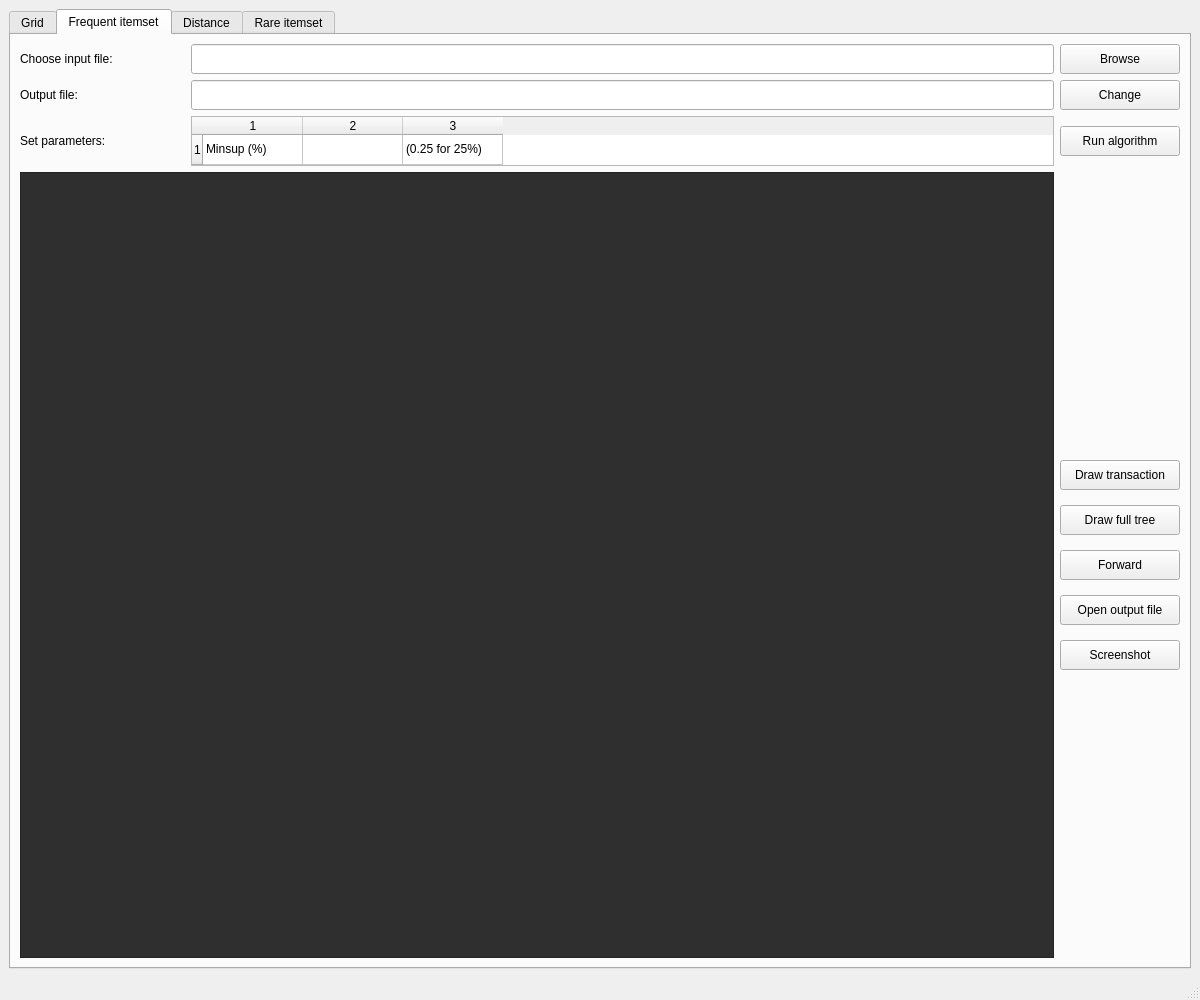
<?xml version="1.0" encoding="UTF-8"?>
<ui version="4.0">
 <class>MainWindow</class>
 <widget class="QMainWindow" name="MainWindow">
  <property name="geometry">
   <rect>
    <x>0</x>
    <y>0</y>
    <width>1200</width>
    <height>1000</height>
   </rect>
  </property>
  <property name="windowTitle">
   <string>MainWindow</string>
  </property>
  <widget class="QWidget" name="centralwidget">
   <layout class="QGridLayout" name="gridLayout">
    <item row="0" column="0">
     <widget class="QTabWidget" name="tabWidget">
      <property name="currentIndex">
       <number>1</number>
      </property>
      <property name="tabBarAutoHide">
       <bool>true</bool>
      </property>
      <widget class="QWidget" name="tab1">
       <attribute name="title">
        <string>Grid</string>
       </attribute>
      </widget>
      <widget class="QWidget" name="tab2">
       <attribute name="title">
        <string>Frequent itemset</string>
       </attribute>
       <layout class="QVBoxLayout" name="verticalLayout_2">
        <item>
         <layout class="QHBoxLayout" name="horizontalLayout">
          <item>
           <widget class="QLabel" name="freqInputFileLabel">
            <property name="minimumSize">
             <size>
              <width>165</width>
              <height>30</height>
             </size>
            </property>
            <property name="maximumSize">
             <size>
              <width>165</width>
              <height>30</height>
             </size>
            </property>
            <property name="styleSheet">
             <string notr="true">font: 9pt &quot;Serif&quot;;</string>
            </property>
            <property name="text">
             <string>Choose input file:</string>
            </property>
           </widget>
          </item>
          <item>
           <widget class="QLineEdit" name="freqInputFileLine">
            <property name="minimumSize">
             <size>
              <width>0</width>
              <height>30</height>
             </size>
            </property>
            <property name="maximumSize">
             <size>
              <width>16777215</width>
              <height>30</height>
             </size>
            </property>
            <property name="styleSheet">
             <string notr="true">font: 9pt &quot;Serif&quot;;</string>
            </property>
            <property name="readOnly">
             <bool>true</bool>
            </property>
           </widget>
          </item>
          <item>
           <widget class="QPushButton" name="freqBrowseButton">
            <property name="minimumSize">
             <size>
              <width>120</width>
              <height>30</height>
             </size>
            </property>
            <property name="maximumSize">
             <size>
              <width>120</width>
              <height>30</height>
             </size>
            </property>
            <property name="styleSheet">
             <string notr="true">font: 9pt &quot;Serif&quot;;</string>
            </property>
            <property name="text">
             <string>Browse</string>
            </property>
           </widget>
          </item>
         </layout>
        </item>
        <item>
         <layout class="QHBoxLayout" name="horizontalLayout_2">
          <item>
           <widget class="QLabel" name="freqOutputFileLabel">
            <property name="minimumSize">
             <size>
              <width>165</width>
              <height>30</height>
             </size>
            </property>
            <property name="maximumSize">
             <size>
              <width>165</width>
              <height>30</height>
             </size>
            </property>
            <property name="styleSheet">
             <string notr="true">font: 9pt &quot;Serif&quot;;</string>
            </property>
            <property name="text">
             <string>Output file:</string>
            </property>
           </widget>
          </item>
          <item>
           <widget class="QLineEdit" name="freqOutputFileLine">
            <property name="maximumSize">
             <size>
              <width>16777215</width>
              <height>30</height>
             </size>
            </property>
            <property name="styleSheet">
             <string notr="true">font: 9pt &quot;Serif&quot;;</string>
            </property>
            <property name="readOnly">
             <bool>true</bool>
            </property>
           </widget>
          </item>
          <item>
           <widget class="QPushButton" name="freqChangeButton">
            <property name="minimumSize">
             <size>
              <width>120</width>
              <height>30</height>
             </size>
            </property>
            <property name="maximumSize">
             <size>
              <width>120</width>
              <height>30</height>
             </size>
            </property>
            <property name="styleSheet">
             <string notr="true">font: 9pt &quot;Serif&quot;;</string>
            </property>
            <property name="text">
             <string>Change</string>
            </property>
           </widget>
          </item>
         </layout>
        </item>
        <item>
         <layout class="QHBoxLayout" name="horizontalLayout_4">
          <item>
           <widget class="QLabel" name="freqSetParametersLabel">
            <property name="minimumSize">
             <size>
              <width>165</width>
              <height>30</height>
             </size>
            </property>
            <property name="maximumSize">
             <size>
              <width>165</width>
              <height>30</height>
             </size>
            </property>
            <property name="styleSheet">
             <string notr="true">font: 9pt &quot;Serif&quot;;</string>
            </property>
            <property name="text">
             <string>Set parameters:</string>
            </property>
           </widget>
          </item>
          <item>
           <widget class="QTableWidget" name="freqParametersTable">
            <property name="sizePolicy">
             <sizepolicy hsizetype="Expanding" vsizetype="Minimum">
              <horstretch>0</horstretch>
              <verstretch>0</verstretch>
             </sizepolicy>
            </property>
            <property name="minimumSize">
             <size>
              <width>0</width>
              <height>50</height>
             </size>
            </property>
            <property name="maximumSize">
             <size>
              <width>16777215</width>
              <height>50</height>
             </size>
            </property>
            <property name="styleSheet">
             <string notr="true">font: 9pt &quot;Serif&quot;;</string>
            </property>
            <property name="rowCount">
             <number>1</number>
            </property>
            <property name="columnCount">
             <number>3</number>
            </property>
            <row/>
            <column/>
            <column/>
            <column/>
            <item row="0" column="0">
             <property name="text">
              <string>Minsup (%)</string>
             </property>
            </item>
            <item row="0" column="2">
             <property name="text">
              <string>(0.25 for 25%)</string>
             </property>
            </item>
           </widget>
          </item>
          <item>
           <widget class="QPushButton" name="freqRunAlgorithmButton">
            <property name="minimumSize">
             <size>
              <width>120</width>
              <height>30</height>
             </size>
            </property>
            <property name="maximumSize">
             <size>
              <width>120</width>
              <height>30</height>
             </size>
            </property>
            <property name="styleSheet">
             <string notr="true">font: 9pt &quot;Serif&quot;;</string>
            </property>
            <property name="text">
             <string>Run algorithm</string>
            </property>
           </widget>
          </item>
         </layout>
        </item>
        <item>
         <layout class="QHBoxLayout" name="horizontalLayout_3">
          <item>
           <widget class="QGraphicsView" name="freqGraphicsView">
            <property name="sizePolicy">
             <sizepolicy hsizetype="Expanding" vsizetype="Expanding">
              <horstretch>0</horstretch>
              <verstretch>0</verstretch>
             </sizepolicy>
            </property>
            <property name="styleSheet">
             <string notr="true">background-color: #2F2F2F;</string>
            </property>
           </widget>
          </item>
          <item>
           <layout class="QVBoxLayout" name="verticalLayout" stretch="0,0,0,0,0,0,0">
            <property name="spacing">
             <number>15</number>
            </property>
            <property name="sizeConstraint">
             <enum>QLayout::SetDefaultConstraint</enum>
            </property>
            <property name="leftMargin">
             <number>0</number>
            </property>
            <property name="topMargin">
             <number>0</number>
            </property>
            <item>
             <spacer name="freqVerticalSpacer_01">
              <property name="orientation">
               <enum>Qt::Vertical</enum>
              </property>
              <property name="sizeHint" stdset="0">
               <size>
                <width>20</width>
                <height>40</height>
               </size>
              </property>
             </spacer>
            </item>
            <item>
             <widget class="QPushButton" name="freqDrawTransactionButton">
              <property name="minimumSize">
               <size>
                <width>120</width>
                <height>30</height>
               </size>
              </property>
              <property name="maximumSize">
               <size>
                <width>120</width>
                <height>30</height>
               </size>
              </property>
              <property name="styleSheet">
               <string notr="true">font: 9pt &quot;Serif&quot;;</string>
              </property>
              <property name="text">
               <string>Draw transaction</string>
              </property>
             </widget>
            </item>
            <item>
             <widget class="QPushButton" name="freqDrawFullTreeButton">
              <property name="minimumSize">
               <size>
                <width>120</width>
                <height>30</height>
               </size>
              </property>
              <property name="maximumSize">
               <size>
                <width>120</width>
                <height>30</height>
               </size>
              </property>
              <property name="styleSheet">
               <string notr="true">font: 9pt &quot;Serif&quot;;</string>
              </property>
              <property name="text">
               <string>Draw full tree</string>
              </property>
             </widget>
            </item>
            <item>
             <widget class="QPushButton" name="freqForwardButton">
              <property name="sizePolicy">
               <sizepolicy hsizetype="Minimum" vsizetype="Fixed">
                <horstretch>0</horstretch>
                <verstretch>0</verstretch>
               </sizepolicy>
              </property>
              <property name="minimumSize">
               <size>
                <width>120</width>
                <height>30</height>
               </size>
              </property>
              <property name="maximumSize">
               <size>
                <width>120</width>
                <height>30</height>
               </size>
              </property>
              <property name="styleSheet">
               <string notr="true">font: 9pt &quot;Serif&quot;;</string>
              </property>
              <property name="text">
               <string>Forward</string>
              </property>
             </widget>
            </item>
            <item>
             <widget class="QPushButton" name="freqOpenOutputFileButton">
              <property name="minimumSize">
               <size>
                <width>120</width>
                <height>30</height>
               </size>
              </property>
              <property name="maximumSize">
               <size>
                <width>120</width>
                <height>30</height>
               </size>
              </property>
              <property name="styleSheet">
               <string notr="true">font: 9pt &quot;Serif&quot;;</string>
              </property>
              <property name="text">
               <string>Open output file</string>
              </property>
             </widget>
            </item>
            <item>
             <widget class="QPushButton" name="freqScreenshotButton">
              <property name="minimumSize">
               <size>
                <width>120</width>
                <height>30</height>
               </size>
              </property>
              <property name="maximumSize">
               <size>
                <width>120</width>
                <height>30</height>
               </size>
              </property>
              <property name="styleSheet">
               <string notr="true">font: 9pt &quot;Serif&quot;;</string>
              </property>
              <property name="text">
               <string>Screenshot</string>
              </property>
             </widget>
            </item>
            <item>
             <spacer name="freqVerticalSpacer_02">
              <property name="orientation">
               <enum>Qt::Vertical</enum>
              </property>
              <property name="sizeHint" stdset="0">
               <size>
                <width>20</width>
                <height>40</height>
               </size>
              </property>
             </spacer>
            </item>
           </layout>
          </item>
         </layout>
        </item>
       </layout>
      </widget>
      <widget class="QWidget" name="tab3">
       <attribute name="title">
        <string>Distance</string>
       </attribute>
      </widget>
      <widget class="QWidget" name="tab4">
       <attribute name="title">
        <string>Rare itemset</string>
       </attribute>
      </widget>
     </widget>
    </item>
   </layout>
  </widget>
  <widget class="QMenuBar" name="menubar">
   <property name="geometry">
    <rect>
     <x>0</x>
     <y>0</y>
     <width>1200</width>
     <height>22</height>
    </rect>
   </property>
  </widget>
  <widget class="QStatusBar" name="statusbar"/>
 </widget>
 <resources/>
 <connections/>
</ui>
